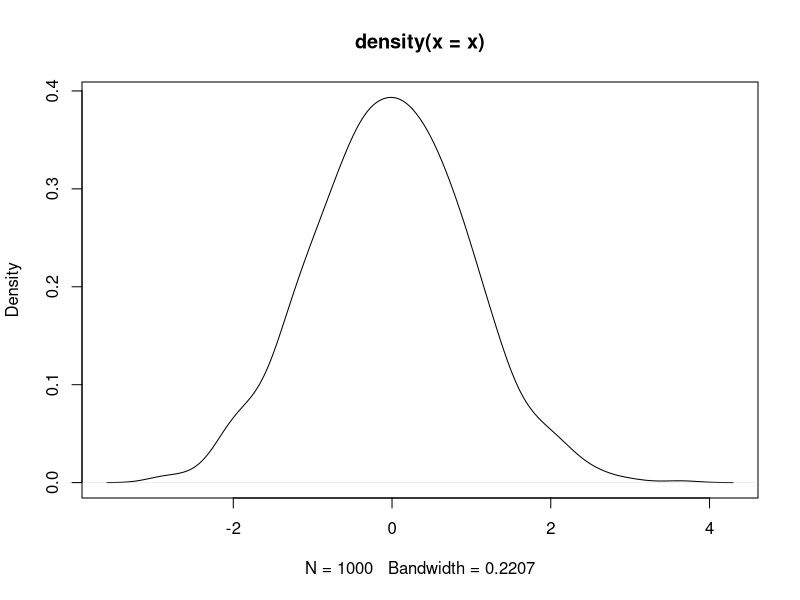
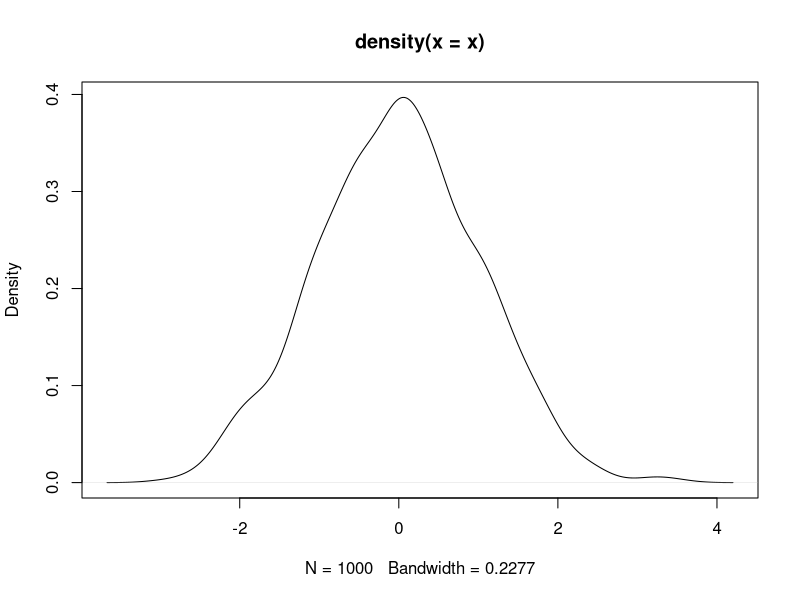
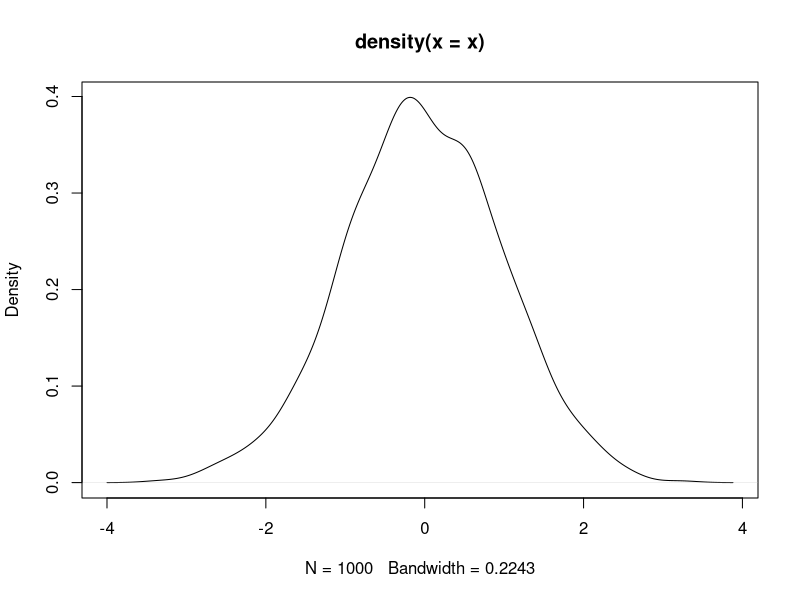

Write R code to recreate these figures, in order.
## ---- chunk 1
knitr::opts_chunk$set(echo = TRUE, fig.align = "center")
## ---- chunk 2
x <- 3 * 4
## ---- chunk 3
x <- rnorm(1000)
head(x)
## ---- chunk 4
plot(density(x))
## ---- chunk 5
x <- rnorm(1000)
head(x)
## ---- chunk 6
plot(density(x))
## ---- chunk 7
x <- rnorm(1000)
head(x)
## ---- chunk 8
plot(density(x))
